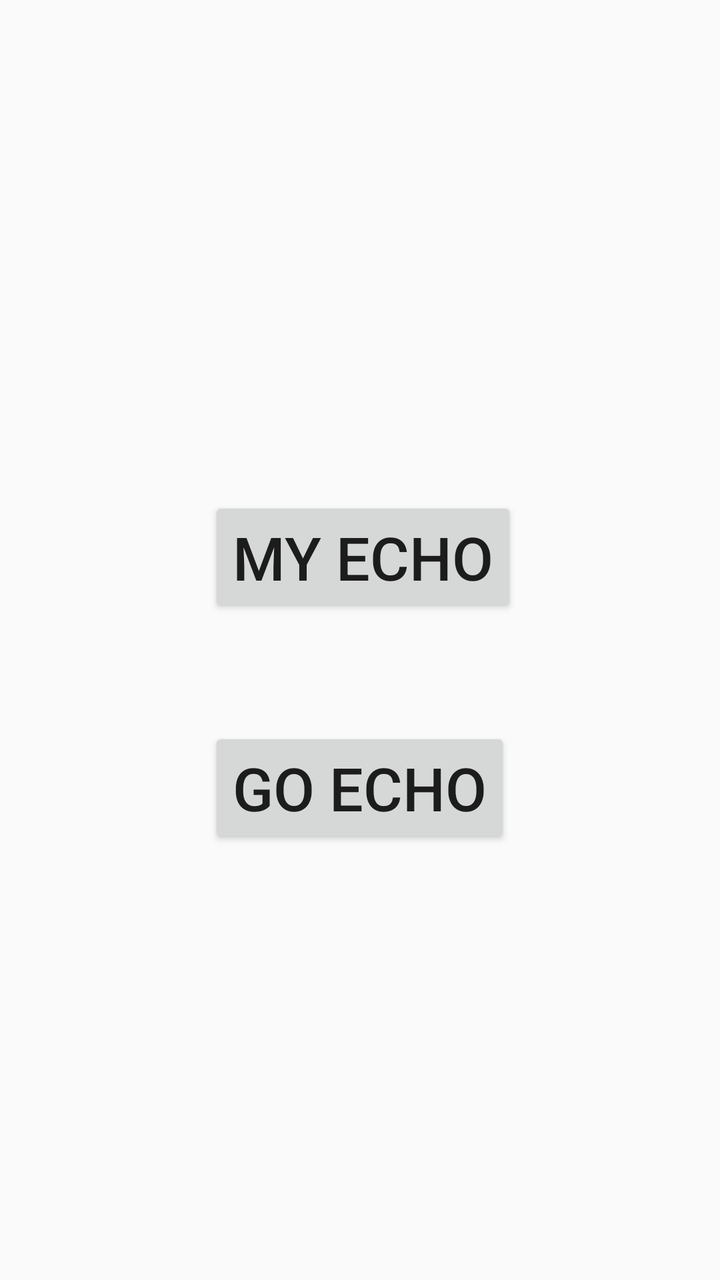
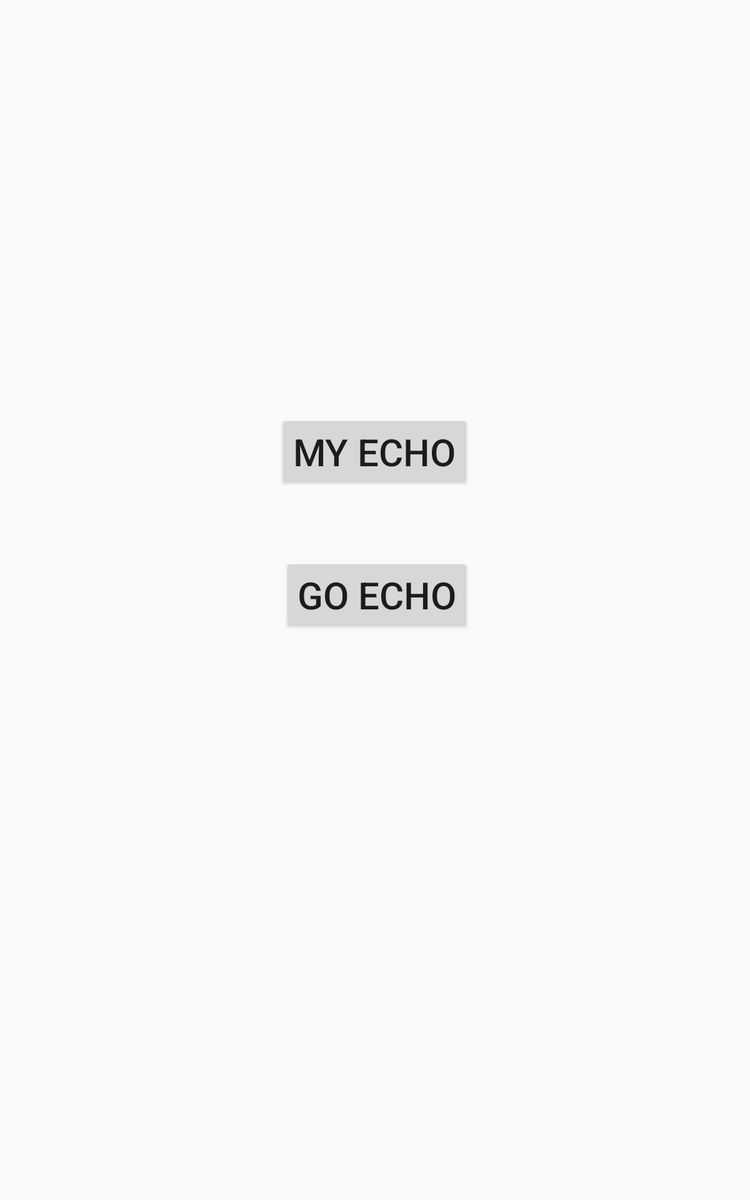

Two renders of one Android screen. The first uses the default layout on a phone; the second uses the alternative layout the repository ships for a different screen configuration, on a matching device. The two XML files are below.
<!-- AndroidManifest.xml: application theme AppTheme -->
<!-- res/layout/activity_main.xml -->
<?xml version="1.0" encoding="utf-8"?>
<RelativeLayout
    xmlns:android="http://schemas.android.com/apk/res/android"
    xmlns:tools="http://schemas.android.com/tools"
    android:layout_width="match_parent"
    android:layout_height="match_parent"
    android:orientation="vertical">

    
        
        
        
        

    <Button
        android:layout_width="wrap_content"
        android:layout_height="wrap_content"
        android:text="@string/button_send"
        android:textSize = "30sp"
        android:onClick="sendMessage"
        android:id="@+id/goButton"
        android:layout_alignParentBottom="true"
        android:layout_centerHorizontal="true"
        android:layout_marginBottom="216dp" />

    <Button
        android:layout_width="wrap_content"
        android:layout_height="wrap_content"
        android:text="@string/button_capture"
        android:textSize = "30sp"
        android:id="@+id/recordButton"
        android:layout_above="@id/goButton"
        android:layout_alignStart="@id/goButton"
        android:layout_marginBottom="55dp" />
</RelativeLayout>
<!-- resources referenced by this layout -->
<resources>
  <string name="button_capture">My echo</string>
  <string name="button_send">Go echo</string>
  <style name="AppTheme" parent="Theme.AppCompat.Light.DarkActionBar">
      
          
          <item name="colorPrimary">@color/colorPrimary</item>
          <item name="colorPrimaryDark">@color/colorPrimaryDark</item>
          <item name="colorAccent">@color/colorAccent</item>
      </style>
  <color name="colorPrimary">#ff554d</color>
  <color name="colorPrimaryDark">#ff3d33</color>
  <color name="colorAccent">#FF4081</color>
</resources>
<!-- res/layout-large/activity_main.xml (the repository's variant of the layout above) -->
<!-- drawn on a 7-inch tablet held upright -->
<?xml version="1.0" encoding="utf-8"?>
<RelativeLayout
    xmlns:android="http://schemas.android.com/apk/res/android"
    xmlns:tools="http://schemas.android.com/tools"
    android:layout_width="match_parent"
    android:layout_height="match_parent"
    android:orientation="vertical">

    
        
        
        
        

    <Button
        android:layout_width="wrap_content"
        android:layout_height="wrap_content"
        android:text="@string/button_capture"
        android:textSize = "30sp"
        android:id="@+id/recordButton"
        android:layout_alignParentTop="true"
        android:layout_centerHorizontal="true"
        android:layout_marginTop="331dp" />

    <Button
        android:layout_width="wrap_content"
        android:layout_height="wrap_content"
        android:text="@string/button_send"
        android:textSize = "30sp"
        android:onClick="sendMessage"
        android:id="@+id/goButton"
        android:layout_below="@+id/recordButton"
        android:layout_alignEnd="@+id/recordButton"
        android:layout_marginTop="54dp" />
</RelativeLayout>
